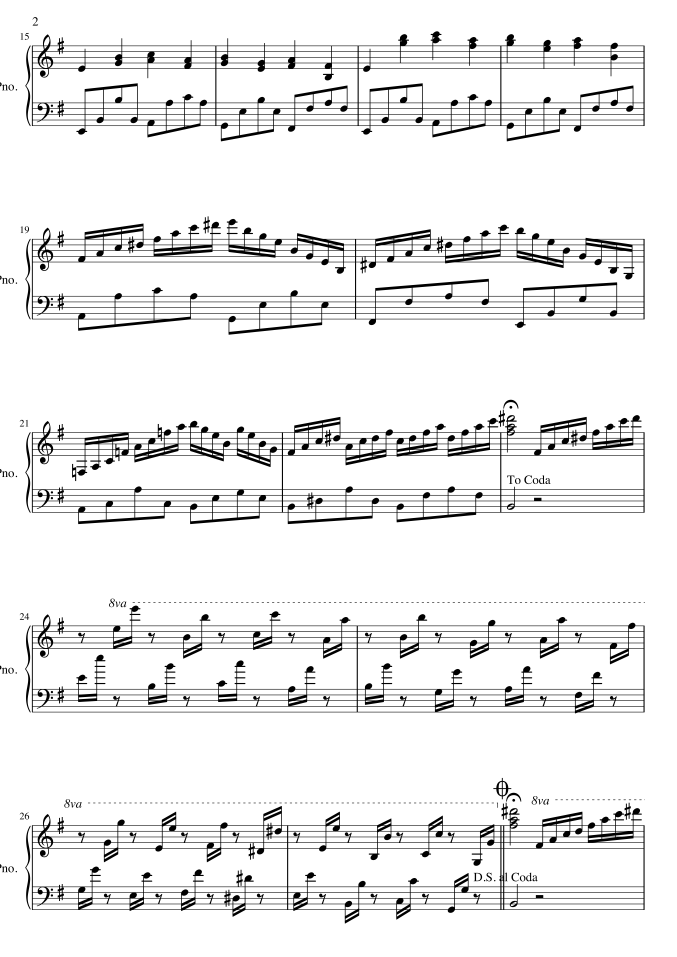
#> input picture dataset/origin/images_png/lg-2267728-aug-beethoven--page-2.png, 2707 x 3828 px (shown at 1/4 size); its folder holds only this picture in this run
$ python test.py
#> lines starting #> are read from the running program, lines starting #| are printed output that depends on the picture
import cv2
import numpy as np
import random


from tqdm import tqdm
import pandas as pd
import os
import glob

size = 256


# 随机窗口采样
def generate_train_dataset(image_num = 50,
                           train_image_path='dataset/train/images/',
                           train_label_path='dataset/train/labels/'):
    '''
    该函数用来生成训练集，切图方法为随机切图采样
    :param image_num: 生成样本的个数
    :param train_image_path: 切图保存样本的地址
    :param train_label_path: 切图保存标签的地址
    :return:
    '''
#> called with image_num = 50, train_image_path = 'dataset/train/images/', train_label_path = 'dataset/train/labels/'

    # 用来记录所有的子图的数目
    g_count = 1

    images_name = os.listdir("./dataset/origin/images_png")
    images_path = glob.glob("./dataset/origin/images_png/*")
    labels_path = glob.glob("./dataset/origin/annotations_png/*")

    # 每张图片生成子图的个数
    image_each = image_num // len(images_name)
    image_path, label_path = [], []
    for i in tqdm(range(len(images_name))):
        count = 0
        image = cv2.imread("./dataset/origin/images_png/" + images_name[i])
#> image is the input picture: shape (3828, 2707, 3); min 0, max 255, mean 236.9
        label = cv2.imread("./dataset/origin/annotations_png/" + images_name[i], cv2.IMREAD_GRAYSCALE)
#> label: shape (3828, 2707); min 0, max 255, mean 236.9
        X_height, X_width = image.shape[0], image.shape[1]
#> X_height = 3828; X_width = 2707
        while count < image_each:
            random_width = random.randint(0, X_width - size - 1)
            random_height = random.randint(0, X_height - size - 1)
            image_ogi = image[random_height: random_height + size, random_width: random_width + size,:]
            label_ogi = label[random_height: random_height + size, random_width: random_width + size]

            image_d, label_d = data_augment(image_ogi, label_ogi)

            image_path.append(train_image_path+'%05d.png' % g_count)
            label_path.append(train_label_path+'%05d.png' % g_count)
            cv2.imwrite((train_image_path+'%05d.png' % g_count), image_d)
            cv2.imwrite((train_label_path+'%05d.png' % g_count), label_d)

            count += 1
            g_count += 1
#> this loop made 50 passes
#> pass 1, in generate_train_dataset, `image_ogi = image[random_height: random_height + size, random_width: r..`:
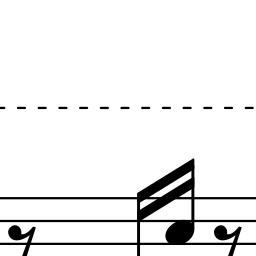
#> image_ogi: shape (256, 256, 3); min 0, max 255, mean 237.2
#> pass 2, in generate_train_dataset, `image_ogi = image[random_height: random_height + size, random_width: r..`:
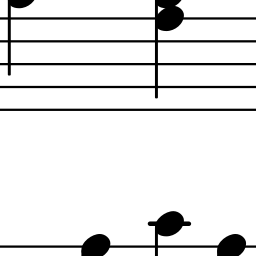
#> image_ogi: shape (256, 256, 3); min 0, max 255, mean 230.6
#> after the loop:
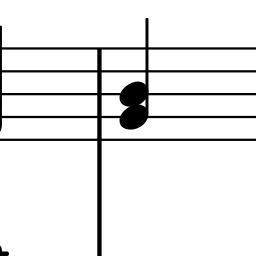
#> image_ogi: shape (256, 256, 3); min 0, max 255, mean 234.9
#> after the loop, count = 50; g_count = 51; image_path = 50 items, first 6: 'dataset/train/images/00001.png', 'dataset/train/images/00002.png', 'dataset/train/images/00003.png', 'dataset/train/images/00004.png', 'dataset/train/images/00005.png', 'dataset/train/images/00006.png'; label_path = 50 items, first 6: 'dataset/train/labels/00001.png', 'dataset/train/labels/00002.png', 'dataset/train/labels/00003.png', 'dataset/train/labels/00004.png', 'dataset/train/labels/00005.png', 'dataset/train/labels/00006.png'
    df = pd.DataFrame({'image':image_path, 'label':label_path})
#> df = table of 50 rows and 2 columns
    df.to_csv('dataset/path_list.csv', index=False)

# 以下函数都是一些数据增强的函数
def gamma_transform(img, gamma):
    gamma_table = [np.power(x / 255.0, gamma) * 255.0 for x in range(size)]

    gamma_table = np.round(np.array(gamma_table)).astype(np.uint8)

    return cv2.LUT(img, gamma_table)


def random_gamma_transform(img, gamma_vari):
    log_gamma_vari = np.log(gamma_vari)

    alpha = np.random.uniform(-log_gamma_vari, log_gamma_vari)

    gamma = np.exp(alpha)

    return gamma_transform(img, gamma)


def rotate(xb, yb, angle):
    M_rotate = cv2.getRotationMatrix2D((size /2, size / 2), angle, 1)

    xb = cv2.warpAffine(xb, M_rotate, (size, size))

    yb = cv2.warpAffine(yb, M_rotate, (size, size))

    return xb, yb


def blur(img):
    img = cv2.blur(img, (3, 3))

    return img


def add_noise(img):
    for i in range(size):  # 添加点噪声

        temp_x = np.random.randint(0, img.shape[0])

        temp_y = np.random.randint(0, img.shape[1])

        img[temp_x][temp_y] = 255

    return img


def data_augment(xb, yb):
    if np.random.random() < 0.25:
        xb, yb = rotate(xb, yb, 90)

    if np.random.random() < 0.25:
        xb, yb = rotate(xb, yb, 180)

    if np.random.random() < 0.25:
        xb, yb = rotate(xb, yb, 270)

    if np.random.random() < 0.25:
        xb = cv2.flip(xb, 1)  # flipcode > 0：沿y轴翻转

        yb = cv2.flip(yb, 1)

    if np.random.random() < 0.25:
        xb = random_gamma_transform(xb, 1.0)

    if np.random.random() < 0.25:
        xb = blur(xb)

    # 双边过滤
    if np.random.random() < 0.25:
        xb =cv2.bilateralFilter(xb,9,75,75)

    #  高斯滤波
    if np.random.random() < 0.25:
        xb = cv2.GaussianBlur(xb,(5,5),1.5)

    if np.random.random() < 0.2:
        xb = add_noise(xb)

    return xb, yb


if __name__ == '__main__':
    if not os.path.exists("dataset/train/images"): os.makedirs("dataset/train/images")
    if not os.path.exists('./dataset/train/labels'): os.makedirs('./dataset/train/labels')
    generate_train_dataset()
